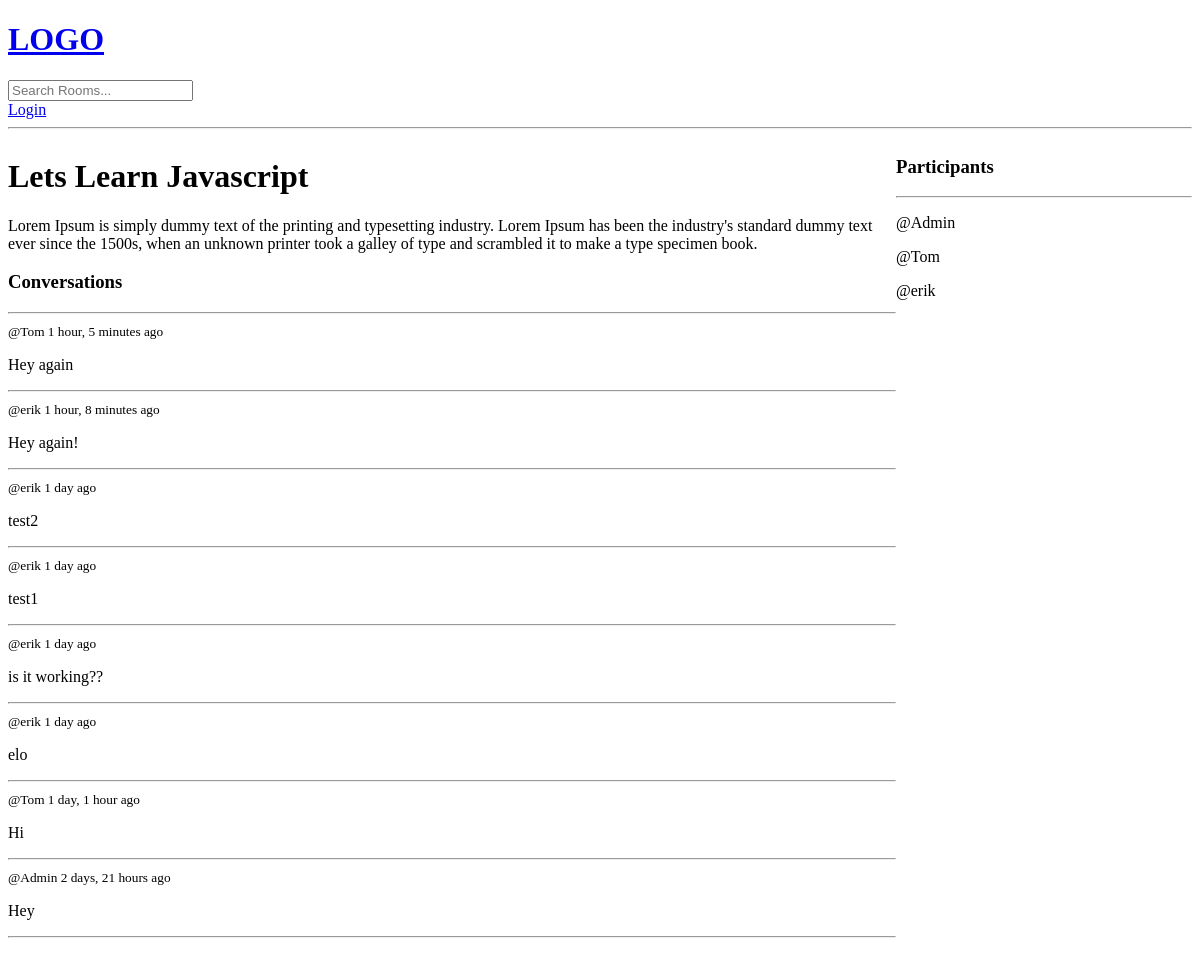
Page /room/1/ on the earlier database version.
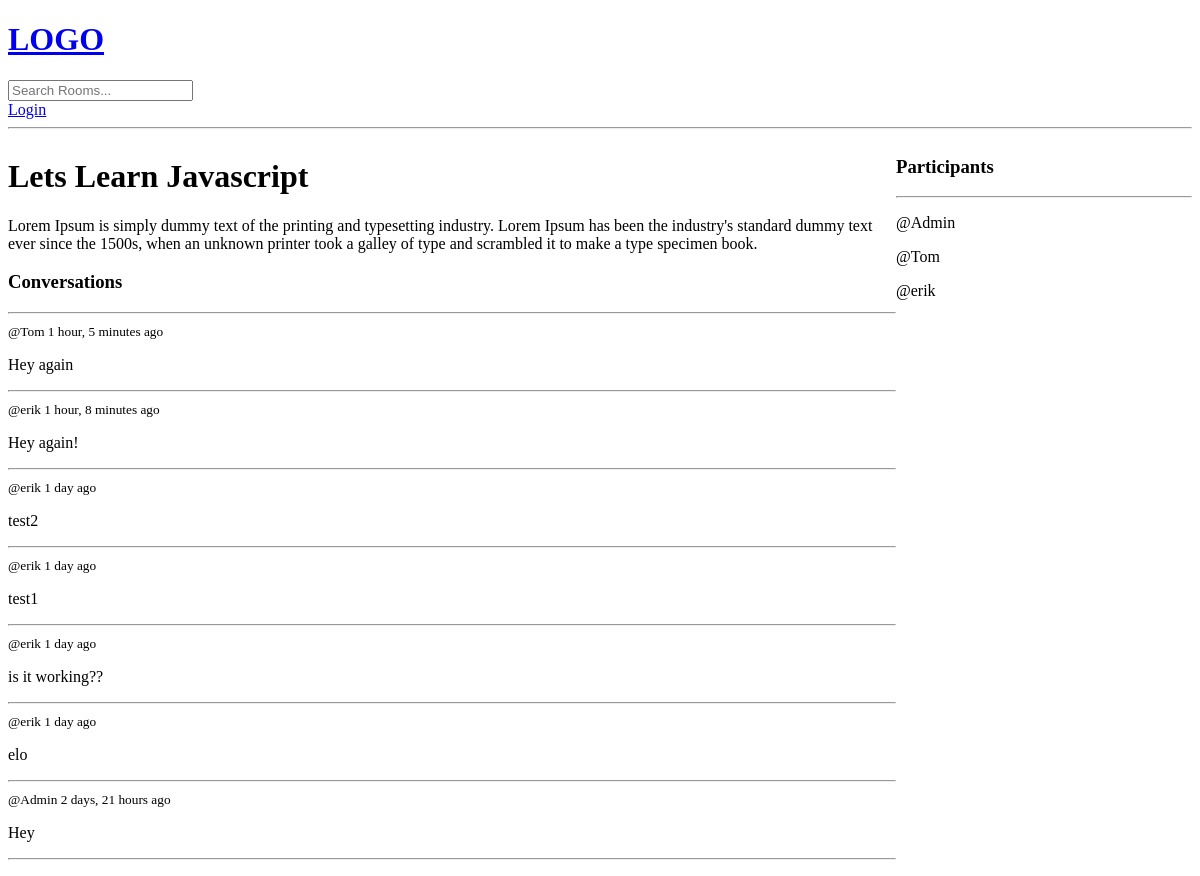
Same page on the later database version.
### base/models.py (models this page shows, shortened)
class Message(models.Model):
     user = models.ForeignKey(User, on_delete=models.CASCADE)
     room = models.ForeignKey(Room, on_delete=models.CASCADE)
     body = models.TextField()
     updated = models.DateTimeField(auto_now=True)
     created = models.DateTimeField(auto_now_add=True)
     class Meta:
        ordering = ['-updated', '-created']

### base/views.py (the view, shortened to what this page needs)
# urls.py: path('room/<str:pk>/', views.rooms, name="rooms"), # calling rooms function from views
def rooms(request, pk):
    room1 = Room.objects.get(id=pk)
    room_messages = room1.message_set.all()
    participants= room1.participants.all()
    context = {'room': room1, 'room_messages': room_messages,
    'participants': participants}
    return render(request, 'base/room.html', context)

### base/templates/base/room.html (shortened to what this page needs)
{% extends 'main.html' %}
{% block content %}
<div class="room-container">
    <div>
        <h1>{{ room.name }}</h1>
        <p>{{room.description}}</p>
        <div class="comment-wrapper">
            <h3>Conversations</h3>
            <hr>
            {% for message in room_messages %}
                <div>
                    <small>
                        @{{message.user}} {{message.created|timesince}} ago
                    </small>
                    <p>{{message.body}}</p>
                    <hr>
                </div>
            {% endfor %}
        </div>
    </div>
    <div>
        <h3>Participants</h3>
        <hr>
        {% for user in participants %}
            <div>
                <p>@{{user.username}}</p>
            </div>
        {% endfor %}
    </div>
</div>
{% endblock content%}

Differences in the rows shown:
removed Message: user "Tom", created "1 day, 1 hour", body "Hi"
